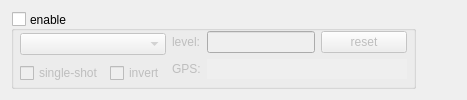
           <widget class="QWidget" name="triggerTab">
            <attribute name="title">
             <string>trigger</string>
            </attribute>
            <layout class="QHBoxLayout" name="horizontalLayout_2">
             <item>
              <widget class="QGroupBox" name="triggerGroup">
               <property name="sizePolicy">
                <sizepolicy hsizetype="Preferred" vsizetype="Expanding">
                 <horstretch>0</horstretch>
                 <verstretch>0</verstretch>
                </sizepolicy>
               </property>
               <property name="toolTip">
                <string>enable trigger</string>
               </property>
               <property name="autoFillBackground">
                <bool>false</bool>
               </property>
               <property name="title">
                <string>enable</string>
               </property>
               <property name="alignment">
                <set>Qt::AlignLeading|Qt::AlignLeft|Qt::AlignVCenter</set>
               </property>
               <property name="flat">
                <bool>false</bool>
               </property>
               <property name="checkable">
                <bool>true</bool>
               </property>
               <property name="checked">
                <bool>false</bool>
               </property>
               <layout class="QHBoxLayout" name="horizontalLayout_7">
                <property name="leftMargin">
                 <number>6</number>
                </property>
                <property name="topMargin">
                 <number>0</number>
                </property>
                <property name="rightMargin">
                 <number>6</number>
                </property>
                <property name="bottomMargin">
                 <number>0</number>
                </property>
                <item>
                 <layout class="QVBoxLayout" name="verticalLayout_3">
                  <item>
                   <widget class="QComboBox" name="triggerSelect">
                    <property name="sizePolicy">
                     <sizepolicy hsizetype="Preferred" vsizetype="Fixed">
                      <horstretch>0</horstretch>
                      <verstretch>0</verstretch>
                     </sizepolicy>
                    </property>
                    <property name="minimumSize">
                     <size>
                      <width>0</width>
                      <height>20</height>
                     </size>
                    </property>
                    <property name="toolTip">
                     <string>trigger channel</string>
                    </property>
                   </widget>
                  </item>
                  <item>
                   <layout class="QHBoxLayout" name="horizontalLayout_3">
                    <item>
                     <widget class="QCheckBox" name="triggerSingle">
                      <property name="toolTip">
                       <string>stop online update on trigger</string>
                      </property>
                      <property name="text">
                       <string>single-shot</string>
                      </property>
                     </widget>
                    </item>
                    <item>
                     <widget class="QCheckBox" name="triggerInvert">
                      <property name="toolTip">
                       <string>invert trigger (negative crossing)</string>
                      </property>
                      <property name="text">
                       <string>invert</string>
                      </property>
                     </widget>
                    </item>
                   </layout>
                  </item>
                 </layout>
                </item>
                <item>
                 <layout class="QFormLayout" name="formLayout_3">
                  <item row="0" column="0">
                   <widget class="QLabel" name="label_level">
                    <property name="text">
                     <string>level:</string>
                    </property>
                   </widget>
                  </item>
                  <item row="0" column="1">
                   <layout class="QHBoxLayout" name="horizontalLayout_11">
                    <item>
                     <widget class="QLineEdit" name="triggerLevel">
                      <property name="sizePolicy">
                       <sizepolicy hsizetype="Fixed" vsizetype="Minimum">
                        <horstretch>0</horstretch>
                        <verstretch>0</verstretch>
                       </sizepolicy>
                      </property>
                      <property name="minimumSize">
                       <size>
                        <width>0</width>
                        <height>20</height>
                       </size>
                      </property>
                      <property name="toolTip">
                       <string>trigger level</string>
                      </property>
                     </widget>
                    </item>
                    <item>
                     <widget class="QPushButton" name="triggerResetLevel">
                      <property name="sizePolicy">
                       <sizepolicy hsizetype="Minimum" vsizetype="Minimum">
                        <horstretch>0</horstretch>
                        <verstretch>0</verstretch>
                       </sizepolicy>
                      </property>
                      <property name="minimumSize">
                       <size>
                        <width>0</width>
                        <height>0</height>
                       </size>
                      </property>
                      <property name="toolTip">
                       <string>reset trigger level to data mean</string>
                      </property>
                      <property name="text">
                       <string>reset</string>
                      </property>
                     </widget>
                    </item>
                   </layout>
                  </item>
                  <item row="1" column="0">
                   <widget class="QLabel" name="label_time">
                    <property name="text">
                     <string>GPS:</string>
                    </property>
                   </widget>
                  </item>
                  <item row="1" column="1">
                   <widget class="QLineEdit" name="triggerTime">
                    <property name="sizePolicy">
                     <sizepolicy hsizetype="Fixed" vsizetype="Minimum">
                      <horstretch>0</horstretch>
                      <verstretch>0</verstretch>
                     </sizepolicy>
                    </property>
                    <property name="minimumSize">
                     <size>
                      <width>200</width>
                      <height>20</height>
                     </size>
                    </property>
                    <property name="toolTip">
                     <string>GPS time of last trigger</string>
                    </property>
                    <property name="layoutDirection">
                     <enum>Qt::LeftToRight</enum>
                    </property>
                    <property name="autoFillBackground">
                     <bool>false</bool>
                    </property>
                    <property name="frame">
                     <bool>false</bool>
                    </property>
                    <property name="alignment">
                     <set>Qt::AlignLeading|Qt::AlignLeft|Qt::AlignVCenter</set>
                    </property>
                    <property name="readOnly">
                     <bool>true</bool>
                    </property>
                   </widget>
                  </item>
                 </layout>
                </item>
               </layout>
              </widget>
             </item>
             <item>
              <spacer name="horizontalSpacer">
               <property name="orientation">
                <enum>Qt::Horizontal</enum>
               </property>
               <property name="sizeHint" stdset="0">
                <size>
                 <width>40</width>
                 <height>20</height>
                </size>
               </property>
              </spacer>
             </item>
            </layout>
           </widget>
